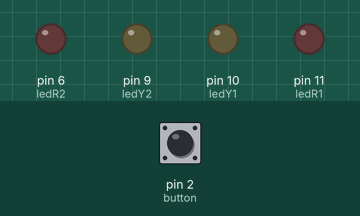
This sketch was run on a simulated Arduino Uno, built with avr-gcc and run on an emulated ATmega328P. Shown: output pins drawn as LEDs (lit = HIGH). The test bench sets the inputs (shaded band); at power-on: pin 2 (button) HIGH.

Above: at 1.2 s.
1.3 s: pin 2 (button) pulled LOW for 0.15 s
At 2.02 s:
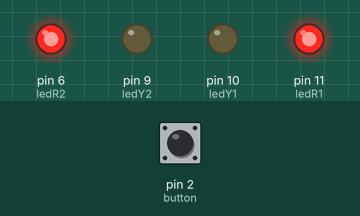
4.4 s: pin 2 (button) pulled LOW for 1 s
At 7.4 s:
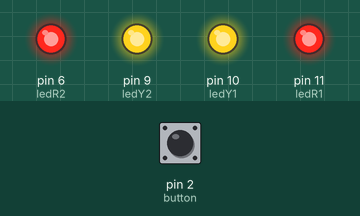
7.5 s: pin 2 (button) pulled LOW for 3.2 s
At 8.5 s:
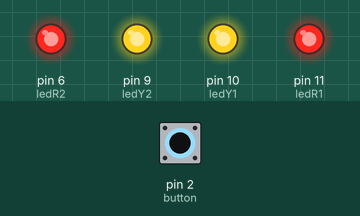
Timing chart, 0 to 10.5 s (numbered marks = the images above; inputs shaded):
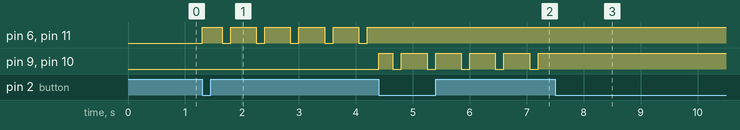

The sketch:

BikeLightButton.ino
```cpp
 /*
  BikeLight
  Different LED patterns execute based on the state defined by button presses.
 */

// define pin numbers
int ledR1 = 11;
int ledR2 = 6;
int ledY1 = 10;
int ledY2 = 9;
int button = 2;

// initialize variables to be used later
unsigned long time;
int count = 0;
int prevState = 0;
int buttonState = 0;
boolean increment = false;
int dBounce = 100;
int timePressed = 0;
int prevTimePress = 0;
int blinkTime = 300;

void setup() {
  // define pin modes
  pinMode(ledR1, OUTPUT);
  pinMode(ledR2, OUTPUT);
  pinMode(ledY1, OUTPUT);
  pinMode(ledY2, OUTPUT);
  pinMode(button, INPUT);
}

void loop() {
  buttonState = digitalRead(button);
  time = millis();

  // check for the release of the button
  if(prevState == 1 && buttonState == 0) {
    count ++;
  }

  // this switch case executes certain light patterns based on the number of
  //times the button has been pressed
  switch(count%6) {
    case 0:                       // all off
      digitalWrite(ledY1, LOW);
      digitalWrite(ledY2, LOW);
      digitalWrite(ledR1, LOW);
      digitalWrite(ledR2, LOW);
      break;

    case 1:
    case 5:
      digitalWrite(ledY1, LOW);    //yellow off
      digitalWrite(ledY2, LOW);

      if (time%(2*blinkTime) < (1.5*blinkTime)) {      //red flashing
        digitalWrite(ledR1, HIGH);
        digitalWrite(ledR2, HIGH);
      }

      else {
      digitalWrite(ledR1, LOW);
      digitalWrite(ledR2, LOW);
      }

      break;

    case 2:
    case 4:
      digitalWrite(ledR1, HIGH);   // red on
      digitalWrite(ledR2, HIGH);

      if (time%(2*blinkTime) < (1.5*blinkTime)) {      // yelow flashing
        digitalWrite(ledY1, HIGH);
        digitalWrite(ledY2, HIGH);
      }

      else {
        digitalWrite(ledY1, LOW);
        digitalWrite(ledY2, LOW);
      }

      break;

    case 3:                      // all on
      digitalWrite(ledY1, HIGH);
      digitalWrite(ledY2, HIGH);
      digitalWrite(ledR1, HIGH);
      digitalWrite(ledR2, HIGH);
      break;
  }
  prevState = buttonState; // define old button state to use in the next loop
}
```

Measured:
- after the input at 1.3 s, pin 6 (ledR2), pin 11 (ledR1): LOW → HIGH at once, then repeats every 0.60 s: LOW 0.15 s, HIGH 0.45 s
- after the input at 4.4 s, pin 6 (ledR2), pin 11 (ledR1): stops changing and stays HIGH; pin 9 (ledY2), pin 10 (ledY1): LOW → HIGH at once, then repeats every 0.60 s: LOW 0.15 s, HIGH 0.45 s
- after the input at 7.5 s, pin 9 (ledY2), pin 10 (ledY1): stops changing and stays HIGH
